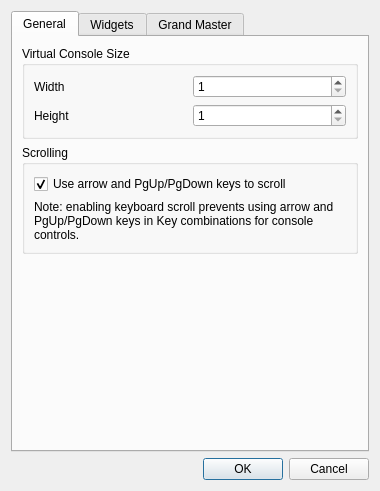
<?xml version="1.0" encoding="UTF-8"?>
<ui version="4.0">
 <author>Massimo Callegari</author>
 <comment>
  Q Light Controller Plus
  vcproperties.ui

  Copyright (c) 2015 Massimo Callegari

  Licensed under the Apache License, Version 2.0 (the &quot;License&quot;);
  you may not use this file except in compliance with the License.
  You may obtain a copy of the License at

      http://www.apache.org/licenses/LICENSE-2.0.txt

  Unless required by applicable law or agreed to in writing, software
  distributed under the License is distributed on an &quot;AS IS&quot; BASIS,
  WITHOUT WARRANTIES OR CONDITIONS OF ANY KIND, either express or implied.
  See the License for the specific language governing permissions and
  limitations under the License.
 </comment>
 <class>VCPropertiesEditor</class>
 <widget class="QDialog" name="VCPropertiesEditor">
  <property name="geometry">
   <rect>
    <x>0</x>
    <y>0</y>
    <width>380</width>
    <height>491</height>
   </rect>
  </property>
  <property name="windowTitle">
   <string>Virtual Console Settings</string>
  </property>
  <layout class="QVBoxLayout" name="verticalLayout">
   <item>
    <widget class="QTabWidget" name="m_tab">
     <property name="currentIndex">
      <number>0</number>
     </property>
     <widget class="QWidget" name="Layout">
      <attribute name="title">
       <string>General</string>
      </attribute>
      <layout class="QGridLayout" name="gridLayout_3">
       <item row="0" column="0">
        <widget class="QGroupBox" name="m_sizeGroup">
         <property name="title">
          <string>Virtual Console Size</string>
         </property>
         <layout class="QGridLayout" name="gridLayout">
          <item row="0" column="0">
           <widget class="QLabel" name="label_3">
            <property name="text">
             <string>Width</string>
            </property>
           </widget>
          </item>
          <item row="0" column="1">
           <widget class="QSpinBox" name="m_sizeXSpin">
            <property name="toolTip">
             <string>Widget grid layout X resolution</string>
            </property>
            <property name="suffix">
             <string/>
            </property>
            <property name="minimum">
             <number>1</number>
            </property>
            <property name="maximum">
             <number>9999</number>
            </property>
            <property name="value">
             <number>1</number>
            </property>
           </widget>
          </item>
          <item row="1" column="0">
           <widget class="QLabel" name="label_4">
            <property name="text">
             <string>Height</string>
            </property>
           </widget>
          </item>
          <item row="1" column="1">
           <widget class="QSpinBox" name="m_sizeYSpin">
            <property name="toolTip">
             <string>Widget grid layout X resolution</string>
            </property>
            <property name="suffix">
             <string/>
            </property>
            <property name="minimum">
             <number>1</number>
            </property>
            <property name="maximum">
             <number>9999</number>
            </property>
            <property name="value">
             <number>1</number>
            </property>
           </widget>
          </item>
         </layout>
        </widget>
       </item>
       <item row="1" column="0">
        <widget class="QGroupBox" name="m_scrollGroup">
         <property name="title">
          <string>Scrolling</string>
         </property>
         <layout class="QGridLayout" name="gridLayout_1">
          <item row="0" column="0">
           <widget class="QCheckBox" name="m_enableKeyboardScroll">
            <property name="text">
             <string>Use arrow and PgUp/PgDown keys to scroll</string>
            </property>
            <property name="checked">
             <bool>true</bool>
            </property>
           </widget>
          </item>
          <item row="1" column="0">
           <widget class="QLabel" name="m_keyboardScrollWarning">
            <property name="text">
             <string>Note: enabling keyboard scroll prevents using arrow and PgUp/PgDown keys in Key combinations for console controls.</string>
            </property>
            <property name="wordWrap">
             <bool>true</bool>
            </property>
           </widget>
          </item>
         </layout>
        </widget>
       </item>
       <item row="2" column="0">
        <spacer name="verticalSpacer_2">
         <property name="orientation">
          <enum>Qt::Orientation::Vertical</enum>
         </property>
         <property name="sizeHint" stdset="0">
          <size>
           <width>20</width>
           <height>111</height>
          </size>
         </property>
        </spacer>
       </item>
      </layout>
     </widget>
     <widget class="QWidget" name="tab">
      <attribute name="title">
       <string>Widgets</string>
      </attribute>
      <layout class="QGridLayout" name="gridLayout_9">
       <item row="0" column="0">
        <widget class="QGroupBox" name="groupBox_3">
         <property name="sizePolicy">
          <sizepolicy hsizetype="Preferred" vsizetype="Preferred">
           <horstretch>0</horstretch>
           <verstretch>0</verstretch>
          </sizepolicy>
         </property>
         <property name="title">
          <string>Widgets default properties</string>
         </property>
         <layout class="QGridLayout" name="gridLayout_2">
          <item row="7" column="1">
           <widget class="QSpinBox" name="m_frameWspin">
            <property name="alignment">
             <set>Qt::AlignmentFlag::AlignRight|Qt::AlignmentFlag::AlignTrailing|Qt::AlignmentFlag::AlignVCenter</set>
            </property>
            <property name="suffix">
             <string notr="true">px</string>
            </property>
            <property name="minimum">
             <number>5</number>
            </property>
            <property name="maximum">
             <number>1000</number>
            </property>
           </widget>
          </item>
          <item row="5" column="0">
           <widget class="QLabel" name="label_10">
            <property name="text">
             <string>XY Pad size</string>
            </property>
           </widget>
          </item>
          <item row="4" column="0">
           <widget class="QLabel" name="label_18">
            <property name="text">
             <string>Speed dial value</string>
            </property>
           </widget>
          </item>
          <item row="7" column="2">
           <widget class="QLabel" name="label_15">
            <property name="text">
             <string notr="true">x</string>
            </property>
           </widget>
          </item>
          <item row="7" column="3">
           <widget class="QSpinBox" name="m_frameHspin">
            <property name="alignment">
             <set>Qt::AlignmentFlag::AlignRight|Qt::AlignmentFlag::AlignTrailing|Qt::AlignmentFlag::AlignVCenter</set>
            </property>
            <property name="suffix">
             <string notr="true">px</string>
            </property>
            <property name="minimum">
             <number>5</number>
            </property>
            <property name="maximum">
             <number>1000</number>
            </property>
           </widget>
          </item>
          <item row="8" column="2">
           <widget class="QLabel" name="label_17">
            <property name="text">
             <string notr="true">x</string>
            </property>
           </widget>
          </item>
          <item row="0" column="2">
           <widget class="QLabel" name="label_5">
            <property name="sizePolicy">
             <sizepolicy hsizetype="Fixed" vsizetype="Preferred">
              <horstretch>0</horstretch>
              <verstretch>0</verstretch>
             </sizepolicy>
            </property>
            <property name="text">
             <string notr="true">x</string>
            </property>
           </widget>
          </item>
          <item row="6" column="2">
           <widget class="QLabel" name="label_13">
            <property name="text">
             <string notr="true">x</string>
            </property>
           </widget>
          </item>
          <item row="2" column="0">
           <widget class="QLabel" name="label_6">
            <property name="text">
             <string>Slider size</string>
            </property>
           </widget>
          </item>
          <item row="9" column="0">
           <widget class="QLabel" name="label_20">
            <property name="text">
             <string>Audio triggers size</string>
            </property>
           </widget>
          </item>
          <item row="2" column="2">
           <widget class="QLabel" name="label_7">
            <property name="text">
             <string notr="true">x</string>
            </property>
           </widget>
          </item>
          <item row="8" column="0">
           <widget class="QLabel" name="label_16">
            <property name="text">
             <string>Solo frame size</string>
            </property>
           </widget>
          </item>
          <item row="1" column="3">
           <widget class="QRadioButton" name="m_buttonStatusBorderRadio">
            <property name="text">
             <string>Border</string>
            </property>
            <property name="checked">
             <bool>true</bool>
            </property>
           </widget>
          </item>
          <item row="8" column="1">
           <widget class="QSpinBox" name="m_soloWspin">
            <property name="alignment">
             <set>Qt::AlignmentFlag::AlignRight|Qt::AlignmentFlag::AlignTrailing|Qt::AlignmentFlag::AlignVCenter</set>
            </property>
            <property name="suffix">
             <string notr="true">px</string>
            </property>
            <property name="minimum">
             <number>5</number>
            </property>
            <property name="maximum">
             <number>1000</number>
            </property>
           </widget>
          </item>
          <item row="2" column="3">
           <widget class="QSpinBox" name="m_sliderHspin">
            <property name="alignment">
             <set>Qt::AlignmentFlag::AlignRight|Qt::AlignmentFlag::AlignTrailing|Qt::AlignmentFlag::AlignVCenter</set>
            </property>
            <property name="suffix">
             <string notr="true">px</string>
            </property>
            <property name="minimum">
             <number>5</number>
            </property>
            <property name="maximum">
             <number>1000</number>
            </property>
            <property name="value">
             <number>5</number>
            </property>
           </widget>
          </item>
          <item row="3" column="2">
           <widget class="QLabel" name="label_9">
            <property name="text">
             <string notr="true">x</string>
            </property>
           </widget>
          </item>
          <item row="9" column="2">
           <widget class="QLabel" name="label_21">
            <property name="text">
             <string notr="true">x</string>
            </property>
           </widget>
          </item>
          <item row="3" column="1">
           <widget class="QSpinBox" name="m_speedWspin">
            <property name="alignment">
             <set>Qt::AlignmentFlag::AlignRight|Qt::AlignmentFlag::AlignTrailing|Qt::AlignmentFlag::AlignVCenter</set>
            </property>
            <property name="suffix">
             <string notr="true">px</string>
            </property>
            <property name="minimum">
             <number>5</number>
            </property>
            <property name="maximum">
             <number>1000</number>
            </property>
            <property name="value">
             <number>5</number>
            </property>
           </widget>
          </item>
          <item row="7" column="0">
           <widget class="QLabel" name="label_14">
            <property name="text">
             <string>Frame size</string>
            </property>
           </widget>
          </item>
          <item row="5" column="2">
           <widget class="QLabel" name="label_11">
            <property name="text">
             <string notr="true">x</string>
            </property>
           </widget>
          </item>
          <item row="6" column="3">
           <widget class="QSpinBox" name="m_cuelistHspin">
            <property name="alignment">
             <set>Qt::AlignmentFlag::AlignRight|Qt::AlignmentFlag::AlignTrailing|Qt::AlignmentFlag::AlignVCenter</set>
            </property>
            <property name="suffix">
             <string notr="true">px</string>
            </property>
            <property name="minimum">
             <number>5</number>
            </property>
            <property name="maximum">
             <number>1000</number>
            </property>
           </widget>
          </item>
          <item row="9" column="1">
           <widget class="QSpinBox" name="m_audioWspin">
            <property name="alignment">
             <set>Qt::AlignmentFlag::AlignRight|Qt::AlignmentFlag::AlignTrailing|Qt::AlignmentFlag::AlignVCenter</set>
            </property>
            <property name="suffix">
             <string>px</string>
            </property>
            <property name="minimum">
             <number>5</number>
            </property>
            <property name="maximum">
             <number>1000</number>
            </property>
           </widget>
          </item>
          <item row="3" column="3">
           <widget class="QSpinBox" name="m_speedHspin">
            <property name="alignment">
             <set>Qt::AlignmentFlag::AlignRight|Qt::AlignmentFlag::AlignTrailing|Qt::AlignmentFlag::AlignVCenter</set>
            </property>
            <property name="suffix">
             <string notr="true">px</string>
            </property>
            <property name="minimum">
             <number>5</number>
            </property>
            <property name="maximum">
             <number>1000</number>
            </property>
            <property name="value">
             <number>5</number>
            </property>
           </widget>
          </item>
          <item row="2" column="1">
           <widget class="QSpinBox" name="m_sliderWspin">
            <property name="alignment">
             <set>Qt::AlignmentFlag::AlignRight|Qt::AlignmentFlag::AlignTrailing|Qt::AlignmentFlag::AlignVCenter</set>
            </property>
            <property name="suffix">
             <string notr="true">px</string>
            </property>
            <property name="minimum">
             <number>5</number>
            </property>
            <property name="maximum">
             <number>1000</number>
            </property>
            <property name="value">
             <number>5</number>
            </property>
           </widget>
          </item>
          <item row="5" column="3">
           <widget class="QSpinBox" name="m_xypadHspin">
            <property name="alignment">
             <set>Qt::AlignmentFlag::AlignRight|Qt::AlignmentFlag::AlignTrailing|Qt::AlignmentFlag::AlignVCenter</set>
            </property>
            <property name="suffix">
             <string notr="true">px</string>
            </property>
            <property name="minimum">
             <number>5</number>
            </property>
            <property name="maximum">
             <number>1000</number>
            </property>
           </widget>
          </item>
          <item row="5" column="1">
           <widget class="QSpinBox" name="m_xypadWspin">
            <property name="alignment">
             <set>Qt::AlignmentFlag::AlignRight|Qt::AlignmentFlag::AlignTrailing|Qt::AlignmentFlag::AlignVCenter</set>
            </property>
            <property name="suffix">
             <string notr="true">px</string>
            </property>
            <property name="minimum">
             <number>5</number>
            </property>
            <property name="maximum">
             <number>1000</number>
            </property>
           </widget>
          </item>
          <item row="9" column="3">
           <widget class="QSpinBox" name="m_audioHspin">
            <property name="alignment">
             <set>Qt::AlignmentFlag::AlignRight|Qt::AlignmentFlag::AlignTrailing|Qt::AlignmentFlag::AlignVCenter</set>
            </property>
            <property name="suffix">
             <string>px</string>
            </property>
            <property name="minimum">
             <number>5</number>
            </property>
            <property name="maximum">
             <number>1000</number>
            </property>
           </widget>
          </item>
          <item row="0" column="1">
           <widget class="QSpinBox" name="m_buttonWspin">
            <property name="alignment">
             <set>Qt::AlignmentFlag::AlignRight|Qt::AlignmentFlag::AlignTrailing|Qt::AlignmentFlag::AlignVCenter</set>
            </property>
            <property name="suffix">
             <string notr="true">px</string>
            </property>
            <property name="minimum">
             <number>5</number>
            </property>
            <property name="maximum">
             <number>1000</number>
            </property>
            <property name="value">
             <number>5</number>
            </property>
           </widget>
          </item>
          <item row="8" column="3">
           <widget class="QSpinBox" name="m_soloHspin">
            <property name="alignment">
             <set>Qt::AlignmentFlag::AlignRight|Qt::AlignmentFlag::AlignTrailing|Qt::AlignmentFlag::AlignVCenter</set>
            </property>
            <property name="suffix">
             <string notr="true">px</string>
            </property>
            <property name="minimum">
             <number>5</number>
            </property>
            <property name="maximum">
             <number>1000</number>
            </property>
           </widget>
          </item>
          <item row="4" column="1" colspan="3">
           <widget class="QLineEdit" name="m_speedValueEdit">
            <property name="alignment">
             <set>Qt::AlignmentFlag::AlignRight|Qt::AlignmentFlag::AlignTrailing|Qt::AlignmentFlag::AlignVCenter</set>
            </property>
           </widget>
          </item>
          <item row="1" column="1">
           <widget class="QRadioButton" name="m_buttonStatusLEDRadio">
            <property name="text">
             <string>LED</string>
            </property>
            <property name="checked">
             <bool>false</bool>
            </property>
           </widget>
          </item>
          <item row="0" column="0">
           <widget class="QLabel" name="label_2">
            <property name="text">
             <string>Button size</string>
            </property>
           </widget>
          </item>
          <item row="6" column="0">
           <widget class="QLabel" name="label_12">
            <property name="text">
             <string>Cue List size</string>
            </property>
           </widget>
          </item>
          <item row="0" column="3">
           <widget class="QSpinBox" name="m_buttonHspin">
            <property name="alignment">
             <set>Qt::AlignmentFlag::AlignRight|Qt::AlignmentFlag::AlignTrailing|Qt::AlignmentFlag::AlignVCenter</set>
            </property>
            <property name="suffix">
             <string notr="true">px</string>
            </property>
            <property name="minimum">
             <number>5</number>
            </property>
            <property name="maximum">
             <number>1000</number>
            </property>
            <property name="value">
             <number>5</number>
            </property>
           </widget>
          </item>
          <item row="3" column="0">
           <widget class="QLabel" name="label_8">
            <property name="text">
             <string>Speed dial size</string>
            </property>
           </widget>
          </item>
          <item row="6" column="1">
           <widget class="QSpinBox" name="m_cuelistWspin">
            <property name="alignment">
             <set>Qt::AlignmentFlag::AlignRight|Qt::AlignmentFlag::AlignTrailing|Qt::AlignmentFlag::AlignVCenter</set>
            </property>
            <property name="suffix">
             <string notr="true">px</string>
            </property>
            <property name="minimum">
             <number>5</number>
            </property>
            <property name="maximum">
             <number>1000</number>
            </property>
           </widget>
          </item>
          <item row="1" column="0">
           <widget class="QLabel" name="label_19">
            <property name="text">
             <string>Button status style</string>
            </property>
           </widget>
          </item>
          <item row="10" column="0">
           <widget class="QLabel" name="label_22">
            <property name="text">
             <string>Animation size</string>
            </property>
           </widget>
          </item>
          <item row="10" column="1">
           <widget class="QSpinBox" name="m_matrixWspin">
            <property name="alignment">
             <set>Qt::AlignmentFlag::AlignRight|Qt::AlignmentFlag::AlignTrailing|Qt::AlignmentFlag::AlignVCenter</set>
            </property>
            <property name="suffix">
             <string>px</string>
            </property>
            <property name="minimum">
             <number>5</number>
            </property>
            <property name="maximum">
             <number>1000</number>
            </property>
           </widget>
          </item>
          <item row="10" column="2">
           <widget class="QLabel" name="label_23">
            <property name="text">
             <string notr="true">x</string>
            </property>
           </widget>
          </item>
          <item row="10" column="3">
           <widget class="QSpinBox" name="m_matrixHspin">
            <property name="alignment">
             <set>Qt::AlignmentFlag::AlignRight|Qt::AlignmentFlag::AlignTrailing|Qt::AlignmentFlag::AlignVCenter</set>
            </property>
            <property name="suffix">
             <string>px</string>
            </property>
            <property name="minimum">
             <number>5</number>
            </property>
            <property name="maximum">
             <number>1000</number>
            </property>
           </widget>
          </item>
         </layout>
        </widget>
       </item>
      </layout>
     </widget>
     <widget class="QWidget" name="GrandMaster">
      <attribute name="title">
       <string>Grand Master</string>
      </attribute>
      <layout class="QGridLayout" name="gridLayout_6">
       <item row="1" column="0">
        <widget class="QGroupBox" name="m_gmChannelsGroup">
         <property name="title">
          <string>Channels</string>
         </property>
         <layout class="QVBoxLayout" name="verticalLayout_2">
          <item>
           <widget class="QRadioButton" name="m_gmIntensityRadio">
            <property name="toolTip">
             <string>Apply Grand Master only to Intensity channels.</string>
            </property>
            <property name="text">
             <string>Intensity</string>
            </property>
           </widget>
          </item>
          <item>
           <widget class="QRadioButton" name="m_gmAllChannelsRadio">
            <property name="toolTip">
             <string>Apply Grand Master to all channels.</string>
            </property>
            <property name="text">
             <string>All channels</string>
            </property>
           </widget>
          </item>
         </layout>
        </widget>
       </item>
       <item row="1" column="1">
        <widget class="QGroupBox" name="m_gmValuesGroup">
         <property name="title">
          <string>Values</string>
         </property>
         <layout class="QVBoxLayout" name="verticalLayout_3">
          <item>
           <widget class="QRadioButton" name="m_gmReduceRadio">
            <property name="toolTip">
             <string>Make Grand Master reduce levels by a percentage.</string>
            </property>
            <property name="text">
             <string>Reduce</string>
            </property>
           </widget>
          </item>
          <item>
           <widget class="QRadioButton" name="m_gmLimitRadio">
            <property name="toolTip">
             <string>Make Grand Master limit the maximum channel values.</string>
            </property>
            <property name="text">
             <string>Limit</string>
            </property>
           </widget>
          </item>
         </layout>
        </widget>
       </item>
       <item row="4" column="0" colspan="2">
        <spacer name="verticalSpacer">
         <property name="orientation">
          <enum>Qt::Orientation::Vertical</enum>
         </property>
         <property name="sizeHint" stdset="0">
          <size>
           <width>20</width>
           <height>40</height>
          </size>
         </property>
        </spacer>
       </item>
       <item row="3" column="0" colspan="2">
        <widget class="QGroupBox" name="groupBox">
         <property name="title">
          <string>External Input</string>
         </property>
         <layout class="QGridLayout" name="gridLayout_4">
          <item row="0" column="0">
           <widget class="QLabel" name="m_gmInputUniverseLabel">
            <property name="text">
             <string>Input Universe</string>
            </property>
           </widget>
          </item>
          <item row="0" column="2" colspan="2">
           <widget class="QLineEdit" name="m_gmInputUniverseEdit">
            <property name="toolTip">
             <string>Input universe for Grand Master slider.</string>
            </property>
            <property name="readOnly">
             <bool>true</bool>
            </property>
           </widget>
          </item>
          <item row="1" column="0">
           <widget class="QLabel" name="m_gmInputChannelLabel">
            <property name="text">
             <string>Input Channel</string>
            </property>
           </widget>
          </item>
          <item row="1" column="2" colspan="2">
           <widget class="QLineEdit" name="m_gmInputChannelEdit">
            <property name="toolTip">
             <string>Input channel for Grand Master slider.</string>
            </property>
            <property name="readOnly">
             <bool>true</bool>
            </property>
           </widget>
          </item>
          <item row="2" column="0" colspan="2">
           <spacer name="horizontalSpacer_5">
            <property name="orientation">
             <enum>Qt::Orientation::Horizontal</enum>
            </property>
            <property name="sizeHint" stdset="0">
             <size>
              <width>165</width>
              <height>20</height>
             </size>
            </property>
           </spacer>
          </item>
          <item row="2" column="2">
           <widget class="QPushButton" name="m_autoDetectGrandMasterInputButton">
            <property name="toolTip">
             <string>When toggled, you can move an external slider/knob to assign it to the Grand Master slider.</string>
            </property>
            <property name="text">
             <string>Auto Detect</string>
            </property>
            <property name="checkable">
             <bool>true</bool>
            </property>
            <property name="checked">
             <bool>false</bool>
            </property>
           </widget>
          </item>
          <item row="2" column="3">
           <widget class="QPushButton" name="m_chooseGrandMasterInputButton">
            <property name="toolTip">
             <string>Choose an external input universe &amp; channel that the Grand Master slider should listen to.</string>
            </property>
            <property name="text">
             <string>Choose...</string>
            </property>
           </widget>
          </item>
         </layout>
        </widget>
       </item>
       <item row="2" column="0" colspan="2">
        <widget class="QGroupBox" name="groupBox_2">
         <property name="title">
          <string>Slider movement</string>
         </property>
         <layout class="QHBoxLayout" name="horizontalLayout_2">
          <item>
           <widget class="QRadioButton" name="m_gmSliderModeNormalRadio">
            <property name="text">
             <string>Normal</string>
            </property>
           </widget>
          </item>
          <item>
           <widget class="QRadioButton" name="m_gmSliderModeInvertedRadio">
            <property name="text">
             <string>Inverted</string>
            </property>
           </widget>
          </item>
         </layout>
        </widget>
       </item>
       <item row="0" column="0" colspan="2">
        <widget class="QCheckBox" name="m_gmVisible">
         <property name="toolTip">
          <string>Show Grand Master slider on the virtual console and the web interface</string>
         </property>
         <property name="text">
          <string>Visible</string>
         </property>
        </widget>
       </item>
      </layout>
     </widget>
    </widget>
   </item>
   <item>
    <widget class="QDialogButtonBox" name="m_buttonBox">
     <property name="orientation">
      <enum>Qt::Orientation::Horizontal</enum>
     </property>
     <property name="standardButtons">
      <set>QDialogButtonBox::StandardButton::Cancel|QDialogButtonBox::StandardButton::Ok</set>
     </property>
    </widget>
   </item>
  </layout>
 </widget>
 <tabstops>
  <tabstop>m_sizeXSpin</tabstop>
  <tabstop>m_sizeYSpin</tabstop>
  <tabstop>m_enableKeyboardScroll</tabstop>
  <tabstop>m_buttonWspin</tabstop>
  <tabstop>m_buttonHspin</tabstop>
  <tabstop>m_sliderWspin</tabstop>
  <tabstop>m_sliderHspin</tabstop>
  <tabstop>m_speedWspin</tabstop>
  <tabstop>m_speedHspin</tabstop>
  <tabstop>m_speedValueEdit</tabstop>
  <tabstop>m_xypadWspin</tabstop>
  <tabstop>m_xypadHspin</tabstop>
  <tabstop>m_cuelistWspin</tabstop>
  <tabstop>m_cuelistHspin</tabstop>
  <tabstop>m_frameWspin</tabstop>
  <tabstop>m_frameHspin</tabstop>
  <tabstop>m_soloWspin</tabstop>
  <tabstop>m_soloHspin</tabstop>
  <tabstop>m_gmIntensityRadio</tabstop>
  <tabstop>m_gmReduceRadio</tabstop>
  <tabstop>m_gmAllChannelsRadio</tabstop>
  <tabstop>m_gmLimitRadio</tabstop>
  <tabstop>m_gmSliderModeNormalRadio</tabstop>
  <tabstop>m_gmSliderModeInvertedRadio</tabstop>
  <tabstop>m_gmInputUniverseEdit</tabstop>
  <tabstop>m_gmInputChannelEdit</tabstop>
  <tabstop>m_autoDetectGrandMasterInputButton</tabstop>
  <tabstop>m_chooseGrandMasterInputButton</tabstop>
  <tabstop>m_buttonBox</tabstop>
  <tabstop>m_tab</tabstop>
 </tabstops>
 <resources/>
 <connections>
  <connection>
   <sender>m_buttonBox</sender>
   <signal>accepted()</signal>
   <receiver>VCPropertiesEditor</receiver>
   <slot>accept()</slot>
   <hints>
    <hint type="sourcelabel">
     <x>266</x>
     <y>381</y>
    </hint>
    <hint type="destinationlabel">
     <x>157</x>
     <y>274</y>
    </hint>
   </hints>
  </connection>
  <connection>
   <sender>m_buttonBox</sender>
   <signal>rejected()</signal>
   <receiver>VCPropertiesEditor</receiver>
   <slot>reject()</slot>
   <hints>
    <hint type="sourcelabel">
     <x>334</x>
     <y>381</y>
    </hint>
    <hint type="destinationlabel">
     <x>286</x>
     <y>274</y>
    </hint>
   </hints>
  </connection>
  <connection>
   <sender>m_autoDetectGrandMasterInputButton</sender>
   <signal>toggled(bool)</signal>
   <receiver>VCPropertiesEditor</receiver>
   <slot>slotAutoDetectGrandMasterInputToggled(bool)</slot>
   <hints>
    <hint type="sourcelabel">
     <x>234</x>
     <y>299</y>
    </hint>
    <hint type="destinationlabel">
     <x>3</x>
     <y>246</y>
    </hint>
   </hints>
  </connection>
  <connection>
   <sender>m_chooseGrandMasterInputButton</sender>
   <signal>clicked()</signal>
   <receiver>VCPropertiesEditor</receiver>
   <slot>slotChooseGrandMasterInputClicked()</slot>
   <hints>
    <hint type="sourcelabel">
     <x>319</x>
     <y>299</y>
    </hint>
    <hint type="destinationlabel">
     <x>3</x>
     <y>285</y>
    </hint>
   </hints>
  </connection>
  <connection>
   <sender>m_gmIntensityRadio</sender>
   <signal>toggled(bool)</signal>
   <receiver>VCPropertiesEditor</receiver>
   <slot>slotGrandMasterIntensityToggled(bool)</slot>
   <hints>
    <hint type="sourcelabel">
     <x>121</x>
     <y>84</y>
    </hint>
    <hint type="destinationlabel">
     <x>4</x>
     <y>154</y>
    </hint>
   </hints>
  </connection>
  <connection>
   <sender>m_gmReduceRadio</sender>
   <signal>toggled(bool)</signal>
   <receiver>VCPropertiesEditor</receiver>
   <slot>slotGrandMasterReduceToggled(bool)</slot>
   <hints>
    <hint type="sourcelabel">
     <x>319</x>
     <y>84</y>
    </hint>
    <hint type="destinationlabel">
     <x>350</x>
     <y>106</y>
    </hint>
   </hints>
  </connection>
  <connection>
   <sender>m_sizeXSpin</sender>
   <signal>valueChanged(int)</signal>
   <receiver>VCPropertiesEditor</receiver>
   <slot>slotSizeXChanged(int)</slot>
   <hints>
    <hint type="sourcelabel">
     <x>319</x>
     <y>83</y>
    </hint>
    <hint type="destinationlabel">
     <x>2</x>
     <y>122</y>
    </hint>
   </hints>
  </connection>
  <connection>
   <sender>m_sizeYSpin</sender>
   <signal>valueChanged(int)</signal>
   <receiver>VCPropertiesEditor</receiver>
   <slot>slotSizeYChanged(int)</slot>
   <hints>
    <hint type="sourcelabel">
     <x>319</x>
     <y>109</y>
    </hint>
    <hint type="destinationlabel">
     <x>1</x>
     <y>112</y>
    </hint>
   </hints>
  </connection>
  <connection>
   <sender>m_gmSliderModeNormalRadio</sender>
   <signal>toggled(bool)</signal>
   <receiver>VCPropertiesEditor</receiver>
   <slot>slotGrandMasterSliderNormalToggled(bool)</slot>
   <hints>
    <hint type="sourcelabel">
     <x>75</x>
     <y>167</y>
    </hint>
    <hint type="destinationlabel">
     <x>149</x>
     <y>838</y>
    </hint>
   </hints>
  </connection>
  <connection>
   <sender>m_enableKeyboardScroll</sender>
   <signal>toggled(bool)</signal>
   <receiver>VCPropertiesEditor</receiver>
   <slot>slotKeyboardScrollToggled(bool)</slot>
   <hints>
    <hint type="sourcelabel">
     <x>190</x>
     <y>198</y>
    </hint>
    <hint type="destinationlabel">
     <x>190</x>
     <y>245</y>
    </hint>
   </hints>
  </connection>
  <connection>
   <sender>m_gmVisible</sender>
   <signal>toggled(bool)</signal>
   <receiver>VCPropertiesEditor</receiver>
   <slot>slotGrandMasterVisibleToggled(bool)</slot>
   <hints>
    <hint type="sourcelabel">
     <x>185</x>
     <y>58</y>
    </hint>
    <hint type="destinationlabel">
     <x>185</x>
     <y>245</y>
    </hint>
   </hints>
  </connection>
 </connections>
 <slots>
  <slot>slotGridXChanged(int)</slot>
  <slot>slotGridYChanged(int)</slot>
  <slot>slotAutoDetectGrandMasterInputToggled(bool)</slot>
  <slot>slotChooseGrandMasterInputClicked()</slot>
  <slot>slotGrandMasterIntensityToggled(bool)</slot>
  <slot>slotGrandMasterReduceToggled(bool)</slot>
  <slot>slotAutoDetectBlackoutInputToggled(bool)</slot>
  <slot>slotChooseBlackoutInputClicked()</slot>
  <slot>slotSizeXChanged(int)</slot>
  <slot>slotSizeYChanged(int)</slot>
  <slot>slotGrandMasterSliderNormalToggled(bool)</slot>
  <slot>slotGrandMasterVisibleToggled(bool)</slot>
 </slots>
</ui>
